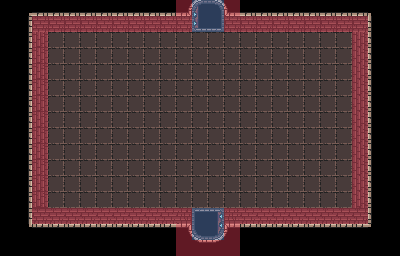

A level layout from a 2D game, rendered from its tile map. Below: a short description, then the map file with tile-grid data replaced by summaries:
An orthogonal 25x16 tile map with 16x16 px tiles, 3 tile layers (Tile Layer 1, wall meta, door meta), 2 tilesets.

<map version="1.8" tiledversion="1.8.4" orientation="orthogonal" renderorder="right-down" width="25" height="16" tilewidth="16" tileheight="16" infinite="0" nextlayerid="5" nextobjectid="1">
 <tileset firstgid="1" source="0x72_DungeonTilesetII_v1.4.tsx" />
 <tileset firstgid="1025" source="MetaSet.tsx" />
 <layer id="1" name="Tile Layer 1" width="25" height="16">
  <data>[400 cells, 349 non-empty, 17 distinct tile ids]</data>
 </layer>
 <layer id="3" name="wall meta" width="25" height="16" opacity="0.4">
  <data>[400 cells, 68 non-empty, 1 distinct tile ids]</data>
 </layer>
 <layer id="4" name="door meta" width="25" height="16" opacity="0.4">
  <data>[400 cells, 8 non-empty, 1 distinct tile ids]</data>
 </layer>
</map>
